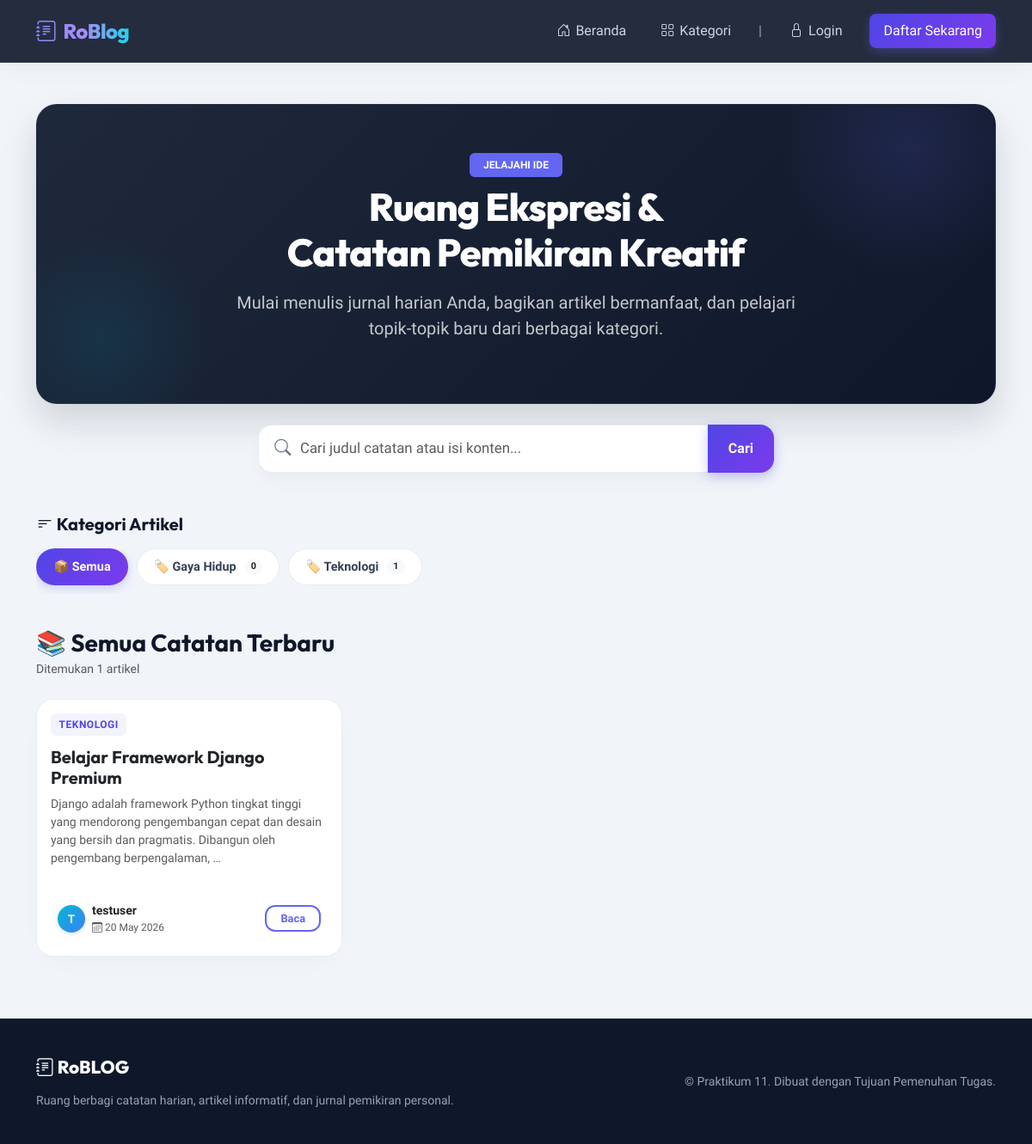
The page / on the database its author committed.
### blog/models.py (models this page shows, shortened)
class Category(models.Model):
    name = models.CharField(max_length=100, unique=True)
    slug = models.SlugField(max_length=100, unique=True, blank=True)
    description = models.TextField(blank=True, null=True)
    class Meta:
        verbose_name_plural = "Categories"

class Post(models.Model):
    title = models.CharField(max_length=200)
    content = models.TextField()
    author = models.ForeignKey(User, on_delete=models.CASCADE)
    category = models.ForeignKey(Category, on_delete=models.SET_NULL, null=True, blank=True, related_name='posts')
    created_at = models.DateTimeField(auto_now_add=True)
    updated_at = models.DateTimeField(auto_now=True)
    class Meta:
        ordering = ['-created_at']

### blog/views.py (the view)
# urls.py: path('', views.post_list, name='post-list'),
def post_list(request):
    posts = Post.objects.all().select_related('author', 'category')
    categories = Category.objects.all().annotate(post_count=Count('posts'))
    query = request.GET.get('q', '')
    if query:
        posts = posts.filter(
            Q(title__icontains=query) |
            Q(content__icontains=query)
        )
    category_slug = request.GET.get('category', '')
    active_category = None
    if category_slug:
        active_category = get_object_or_404(Category, slug=category_slug)
        posts = posts.filter(category=active_category)
    return render(request, 'blog/post_list.html', {
        'posts': posts,
        'categories': categories,
        'query': query,
        'active_category': active_category,
    })

### blog/templates/blog/post_list.html (shortened to what this page needs)
{% extends 'blog/base.html' %}
{% block content %}
<div class="hero-card text-center text-white">
    <div class="col-lg-8 mx-auto">
        <span class="badge bg-indigo mb-2 px-3 py-2 text-uppercase fw-bold" style="background-color: #6366f1;">Jelajahi Ide</span>
        <h1 class="hero-title text-white">Ruang Ekspresi & <br>Catatan Pemikiran Kreatif</h1>
        <p class="lead text-light-50 mt-3 opacity-75">
            Mulai menulis jurnal harian Anda, bagikan artikel bermanfaat, dan pelajari topik-topik baru dari berbagai kategori.
        </p>
    </div>
</div>
<div class="search-container">
    <form method="GET" action="{% url 'post-list' %}">
        <div class="position-relative">
            <i class="bi bi-search search-icon"></i>
            <input type="text" name="q" value="{{ query }}" placeholder="Cari judul catatan atau isi konten..." class="form-control search-box">
            <button type="submit" class="btn btn-premium position-absolute end-0 top-0 h-100 rounded-start-0" style="border-radius: 0 16px 16px 0;">
                Cari
            </button>
        </div>
    </form>
</div>
<div class="d-flex justify-content-between align-items-center mb-3">
    <h5 class="fw-bold m-0"><i class="bi bi-filter-left"></i> Kategori Artikel</h5>
</div>
<div class="category-scroll">
    <a href="{% url 'post-list' %}{% if query %}?q={{ query }}{% endif %}" class="pill-item {% if not active_category %}active{% endif %}">
        📦 Semua
    </a>
    {% for cat in categories %}
        <a href="{% url 'post-list' %}?category={{ cat.slug }}{% if query %}&q={{ query }}{% endif %}"
           class="pill-item {% if active_category.slug == cat.slug %}active{% endif %}">
            🏷️ {{ cat.name }} <span class="badge rounded-pill bg-light text-dark ms-1 small">{{ cat.post_count }}</span>
        </a>
    {% endfor %}
</div>
<div class="d-flex justify-content-between align-items-center mb-4">
    <div>
        <h3 class="m-0 fw-bold">
            {% if active_category %}
                Kategori: {{ active_category.name }}
            {% elif query %}
                Hasil Pencarian untuk: "{{ query }}"
            {% else %}
                📚 Semua Catatan Terbaru
            {% endif %}
        </h3>
        <p class="text-muted m-0 small mt-1">Ditemukan {{ posts|length }} artikel</p>
    </div>
</div>
{% if posts %}
    <div class="row">
        {% for post in posts %}
        <div class="col-md-6 col-lg-4 mb-4">
            <div class="card card-premium h-100 d-flex flex-column justify-content-between">
                <div class="card-body">
                    {% if post.category %}
                        <span class="tag-category">{{ post.category.name }}</span>
                    {% else %}
                        <span class="tag-category" style="background: rgba(100,116,139,0.08); color: #64748b;">Umum</span>
                    {% endif %}
                    <h5 class="card-title mb-2">
                        <a href="{% url 'post-detail' post.pk %}" class="text-decoration-none text-dark hover-indigo" style="font-family: 'Outfit'; font-weight:700;">
                            {{ post.title }}
                        </a>
                    </h5>
                    <p class="card-text text-muted mb-4 small">
                        {{ post.content|truncatewords:20 }}
                    </p>
                </div>
                <div class="card-footer bg-white border-top-0 pt-0 pb-4 px-4 d-flex align-items-center justify-content-between">
                    <div class="d-flex align-items-center gap-2">
                        <div class="avatar-circle">
                            {{ post.author.username|slice:":1" }}
                        </div>
                        <div>
                            <p class="m-0 small fw-bold text-dark">{{ post.author.username }}</p>
                            <p class="m-0 small text-muted" style="font-size: 0.75rem;"><i class="bi bi-calendar3"></i> {{ post.created_at|date:"d M Y" }}</p>
                        </div>
                    </div>
                    <a href="{% url 'post-detail' post.pk %}" class="btn btn-sm btn-premium-outline px-3 py-1 text-center" style="font-size: 0.8rem;">
                        Baca
                    </a>
                </div>
            </div>
        </div>
        {% endfor %}
    </div>
{% endif %}
{% endblock %}

### blog/templates/blog/base.html (shortened to what this page needs)
<!DOCTYPE html>
<html lang="id">
<head>
    <link href="https://cdn.jsdelivr.net/npm/bootstrap@5.3.0/dist/css/bootstrap.min.css" rel="stylesheet">
    <link rel="stylesheet" href="https://cdn.jsdelivr.net/npm/bootstrap-icons@1.11.1/font/bootstrap-icons.css">
</head>
<body>
    <nav class="navbar navbar-expand-lg navbar-dark">
        <div class="container">
            <a class="navbar-brand" href="{% url 'post-list' %}">
                <i class="bi bi-journal-text text-indigo"></i>
                <span>RoBlog</span>
            </a>
            <div class="collapse navbar-collapse" id="mainNavbar">
                <ul class="navbar-nav ms-auto align-items-center gap-2 mt-3 mt-lg-0">
                    <li class="nav-item">
                        <a class="nav-link" href="{% url 'post-list' %}">
                            <i class="bi bi-house-door"></i> Beranda
                        </a>
                    </li>
                    <li class="nav-item">
                        <a class="nav-link" href="{% url 'category-list' %}">
                            <i class="bi bi-grid"></i> Kategori
                        </a>
                    </li>
                    {% if user.is_authenticated %}
                    <li class="nav-item">
                        <a class="nav-link" href="{% url 'dashboard' %}">
                            <i class="bi bi-speedometer2"></i> Dashboard
                        </a>
                    </li>
                    <span class="navbar-text text-light-50 px-2 d-none d-lg-inline">|</span>
                    <li class="nav-item">
                        <span class="navbar-text text-light me-2">
                            <i class="bi bi-person-circle"></i> {{ user.username }}
                        </span>
                    </li>
                    <li class="nav-item">
                        <a class="nav-link btn-write px-3 text-white" href="{% url 'post-create' %}">
                            <i class="bi bi-pencil-square"></i> Tulis
                        </a>
                    </li>
                    <li class="nav-item">
                        <a class="nav-link text-danger-hover" href="{% url 'logout' %}">
                            <i class="bi bi-box-arrow-right"></i> Logout
                        </a>
                    </li>
                    {% else %}
                    <span class="navbar-text text-light-50 px-2 d-none d-lg-inline">|</span>
                    <li class="nav-item">
                        <a class="nav-link" href="{% url 'login' %}">
                            <i class="bi bi-lock"></i> Login
                        </a>
                    </li>
                    <li class="nav-item ms-lg-2">
                        <a class="nav-link btn-write px-3 text-white" href="{% url 'register' %}">
                            Daftar Sekarang
                        </a>
                    </li>
                    {% endif %}
                </ul>
            </div>
        </div>
    </nav>
    <div class="container my-5">
        {% block content %}{% endblock %}
    </div>
    <footer>
        <div class="container">
            <div class="row align-items-center">
                <div class="col-md-6 text-center text-md-start mb-3 mb-md-0">
                    <span class="footer-brand">
                        <i class="bi bi-journal-text text-indigo"></i> RoBLOG
                    </span>
                    <p class="mb-0 small text">Ruang berbagi catatan harian, artikel informatif, dan jurnal
                        pemikiran personal.</p>
                </div>
                <div class="col-md-6 text-center text-md-end">
                    <p class="mb-0 small">&copy; Praktikum 11. Dibuat dengan Tujuan Pemenuhan Tugas.</p>
                </div>
            </div>
        </div>
    </footer>
</body>
</html>

### blog/templates/blog/base.html (style rules this page uses)
:root { --primary-grad: linear-gradient(135deg, #4f46e5 0%, #7c3aed 100%); --accent-grad: linear-gradient(135deg, #06b6d4 0%, #3b82f6 100%); --navy-dark: #0f172a; --navy-slate: #1e293b; --navy-light: #f8fafc; --text-main: #334155; --text-muted: #64748b; }
body { font-family: 'Plus Jakarta Sans', sans-serif; background-color: #f1f5f9; color: var(--text-main); min-height: 100vh; display: flex; flex-direction: column; overflow-x: hidden; }
h1, h2, h3, h4, h5, h6 { font-family: 'Outfit', sans-serif; font-weight: 700; color: var(--navy-dark); }
.navbar { background: rgba(15, 23, 42, 0.9) !important; backdrop-filter: blur(12px); -webkit-backdrop-filter: blur(12px); border-bottom: 1px solid rgba(255, 255, 255, 0.08); padding: 0.8rem 0; box-shadow: 0 4px 30px rgba(0, 0, 0, 0.05); position: sticky; top: 0; z-index: 1030; transition: all 0.3s ease; }
.navbar-brand { font-family: 'Outfit', sans-serif; font-size: 1.5rem; font-weight: 800; background: linear-gradient(to right, #818cf8, #a78bfa, #22d3ee); -webkit-background-clip: text; -webkit-text-fill-color: transparent; letter-spacing: -0.5px; display: flex; align-items: center; gap: 8px; }
.nav-link { font-weight: 500; color: #cbd5e1 !important; padding: 0.5rem 1rem !important; border-radius: 8px; transition: all 0.2s ease; display: flex; align-items: center; gap: 6px; }
.nav-link.btn-write { background: var(--primary-grad); color: #ffffff !important; box-shadow: 0 4px 12px rgba(99, 102, 241, 0.3); }
.btn-premium { background: var(--primary-grad); border: none; color: white; font-weight: 600; border-radius: 12px; padding: 0.6rem 1.5rem; box-shadow: 0 4px 14px rgba(79, 70, 229, 0.3); transition: all 0.3s cubic-bezier(0.4, 0, 0.2, 1); }
.btn-premium-outline { background: transparent; border: 2px solid #6366f1; color: #6366f1; font-weight: 600; border-radius: 12px; padding: 0.5rem 1.4rem; transition: all 0.3s ease; }
.card-premium { background: #ffffff; border: 1px solid rgba(226, 232, 240, 0.8); border-radius: 20px; box-shadow: 0 10px 30px -10px rgba(0, 0, 0, 0.04); transition: all 0.3s cubic-bezier(0.4, 0, 0.2, 1); overflow: hidden; }
footer { background: var(--navy-dark); color: #94a3b8; padding: 2.5rem 0; margin-top: auto; border-top: 1px solid rgba(255, 255, 255, 0.05); }
.footer-brand { font-family: 'Outfit', sans-serif; font-size: 1.3rem; font-weight: 800; color: #ffffff; margin-bottom: 0.8rem; display: inline-block; }

### rows shown on the page
Category: name "Gaya Hidup", post_count "0"
Category: name "Teknologi", post_count "1"
Post: category.name "TEKNOLOGI", title "Belajar Framework Django Premium", content "Django adalah framework Python tingkat tinggi yang mendorong pengembangan cepat dan desain yang bersih dan pragmatis. Dibangun oleh pengembang berpengalaman, …", author.username "T", author.username "testuser", created_at "20 May 2026"

### other values the page prints
{{ posts|length }} "1"
